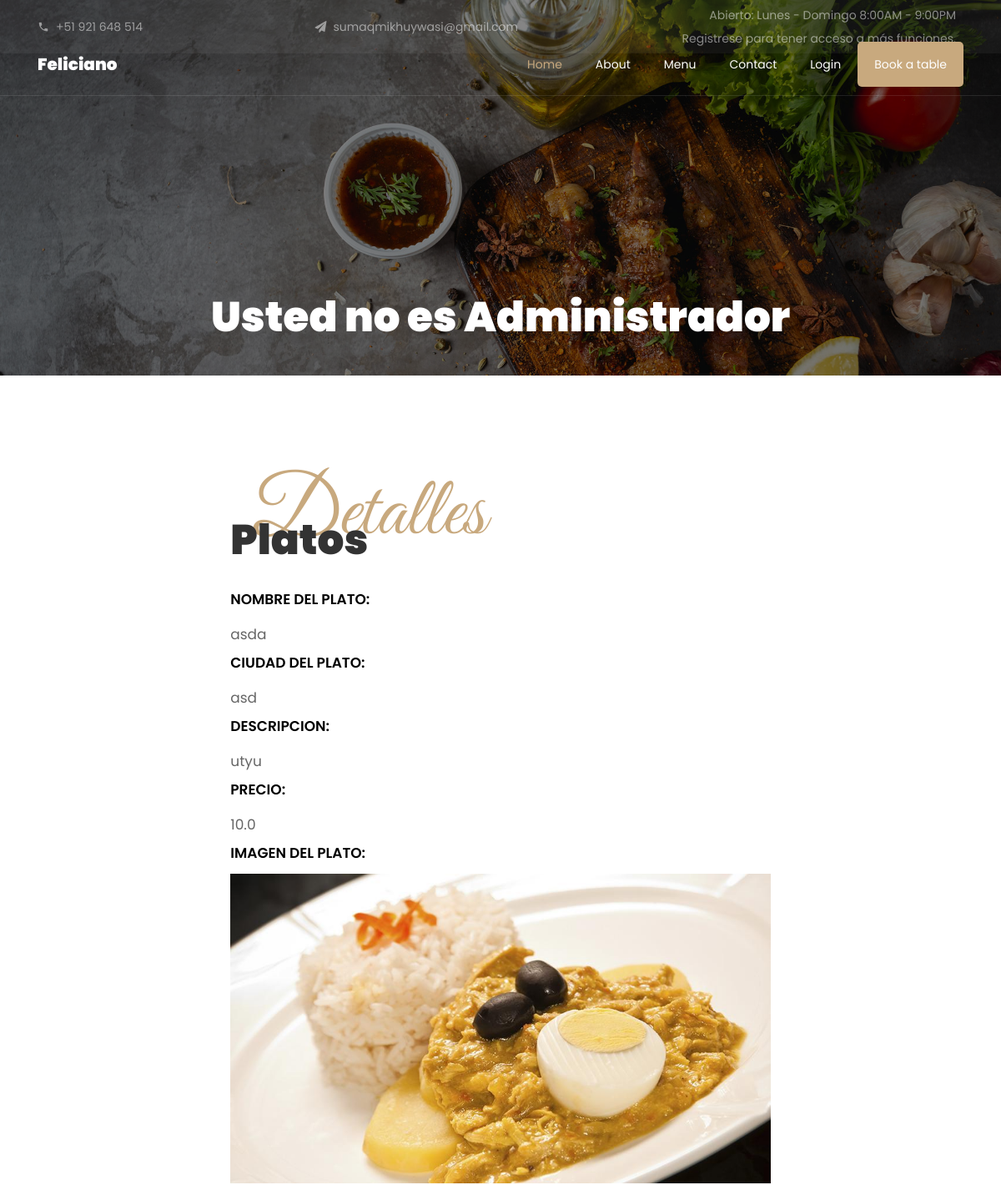
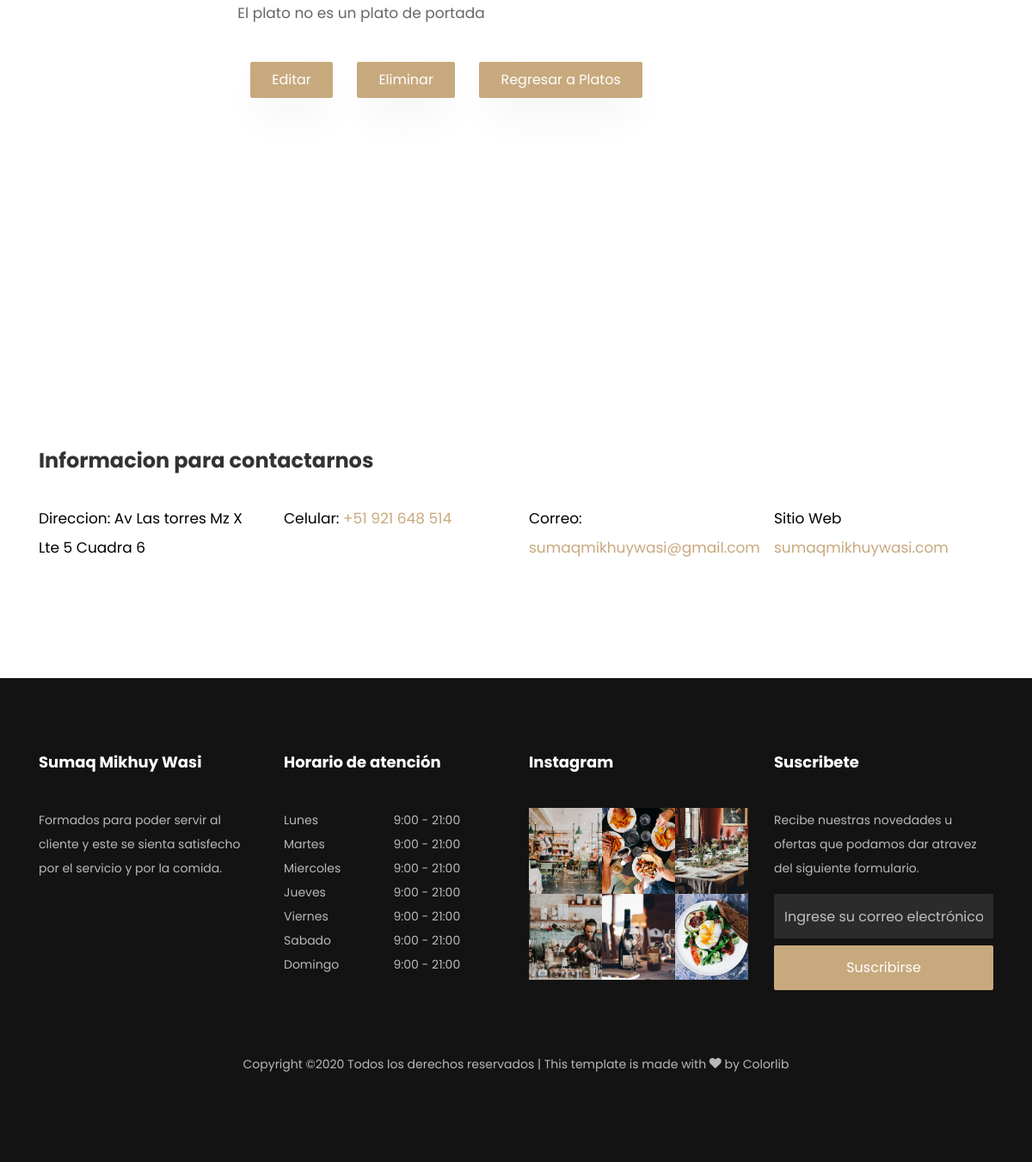
Page /platos/7/ on the committed database (2 pictures, top to bottom).
### platos/models.py (models this page shows, shortened)
class Platos(models.Model):
	nombre		= models.CharField(max_length=100)
	ciudad		= models.CharField(max_length=100)
	descripcion	= models.TextField()
	imagen		= models.ImageField(upload_to='images')
	precio		= models.FloatField()
	portada 	= models.BooleanField(default=False)
	oferta		= models.BooleanField(default=False)

### platos/views.py (the view)
# urls.py: path('<int:pk>/',views.detalles.as_view(), name='detalles_comandas'),
class detalles(DetailView):
	model=Platos

### platos/templates/platos/platos_detail.html (shortened to what this page needs)
{% extends 'base2.html' %}
{% block content %}
{% load static %}
{% static "images" as baseUrl %}
<nav class="navbar navbar-expand-lg navbar-dark ftco_navbar bg-dark ftco-navbar-light" id="ftco-navbar">
	<div class="container">
	    <a class="navbar-brand" href="index.html">Feliciano</a>
		<div class="collapse navbar-collapse" id="ftco-nav">
	        <ul class="navbar-nav ml-auto">
	        	<li class="nav-item active"><a href="/" class="nav-link">Home</a></li>
				<li class="nav-item"><a href="about.html" class="nav-link">About</a></li>
            	<li class="nav-item"><a href="menu.html" class="nav-link">Menu</a></li>
            	<li class="nav-item"><a href="contact.html" class="nav-link">Contact</a></li>
            	{% if user.is_authenticated %}
            		<li class="nav-item"><a href="#" class="nav-link">Hola, {{user.first_name}}</a></li>
            	{% else %}
            		<li class="nav-item"><a href="/accounts/login" class="nav-link">Login</a></li>
            	{% endif %}
            <li class="nav-item cta"><a href="reservation.html" class="nav-link">Book a table</a></li>
	        </ul>
	    </div>
    </div>
</nav>
<section class="hero-wrap hero-wrap-2" style="background-image: url({% static 'images/bg_3.jpg' %});" data-stellar-background-ratio="0.5">
    <div class="overlay"></div>
	<div class="container">
        <div class="row no-gutters slider-text align-items-end justify-content-center">
        	<div class="col-md-9 ftco-animate text-center mb-4">
            	{% if user.is_staff %}
            		<h1 class="mb-2 bread">Platos</h1>
            		<p class="breadcrumbs"><span class="mr-2"><a href="index.html">Platos <i class="ion-ios-arrow-forward"></i></a></span> <span>Administrar Platos <i class="ion-ios-arrow-forward"></i></span></p>
            	{% else %}
            		<h1 class="mb-2 bread">Usted no es Administrador</h1>
            	{% endif %}
          	</div>
        </div>
    </div>
</section>
<section class="ftco-section contact-section">
	<div class="container">
		<div class=" justify-content-center d-flex no-gutters">
	        <div class="col-md-7 order-md-last ftco-animate makereservation ">
		       	<div class="py-md-5">
			       	<div class="heading-section ftco-animate mb-4">
			         	<span class="subheading ml-4">Detalles</span>
			            <h2 class="mb-8">Platos</h2>
			        </div>
					<div class="form-group">
					    {% block body %}
						<label for="">NOMBRE DEL PLATO:</label>
						<br> {{ object.nombre }}<br>
						<label for="">CIUDAD DEL PLATO:</label>
						<br> {{ object.ciudad }}<br>
						<label for="">DESCRIPCION:</label>
						<br> {{ object.descripcion }}<br>
						<label for="">PRECIO:</label>
						<br> {{ object.precio }}<br>
						<label for="">IMAGEN DEL PLATO:</label>
						<img src="{{object.imagen.url}}" width=100% height=100%>
						<br>
						{% if object.portada %}
						El plato es un plato de portada
						{% else %}
						El plato no es un plato de portada
						{% endif %}
			        </div>
			        <div class="col-md-12 mt-3">
			           	<div class="form-group">
							<a href="modificar" class="btn btn-primary py-2 px-4 mr-4 mt-4">Editar</a>
							<a href="borrar/" class="btn btn-primary py-2 px-4 mr-4 mt-4">Eliminar</a>
							<a href="../" class="btn btn-primary py-2 px-4 mr-4 mt-4">Regresar a Platos</a>
			           	</div>
			        </div>
			        {% endblock%}
			    </div>
		    </div>
		</div>
	</div>
</section>
{% endblock%}

### rows in the picture
Platos: nombre "asda", ciudad "asd", descripcion "utyu", precio "10.0", imagen (picture)
